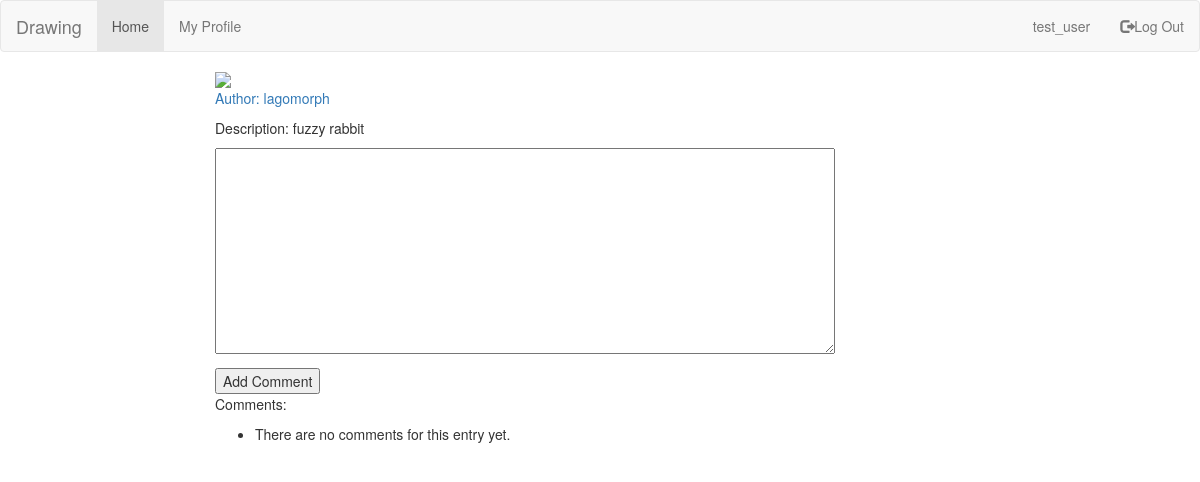
/entries/10/ (signed in), run on an earlier commit of the app's database.
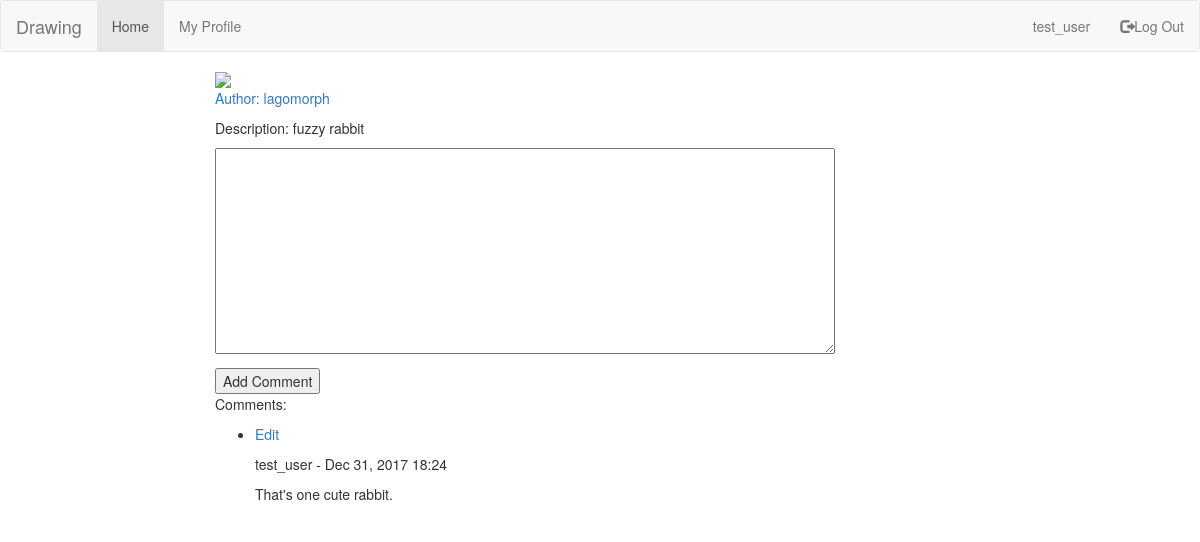
And on a later commit of the database.
### las_site/models.py (models this page shows, shortened)
class Entry(models.Model):
    image = models.URLField(max_length=200)
    date_added = models.DateTimeField(auto_now_add=True)
    blurb = models.CharField(max_length=200)
    owner = models.ForeignKey(User, on_delete=models.CASCADE)
    class Meta:
        verbose_name_plural = 'entries'
    def __str__(self):
        return self.image

class Comment(models.Model):
    entry = models.ForeignKey(Entry, on_delete=models.CASCADE)
    text = models.TextField()
    date_added = models.DateTimeField(auto_now_add=True)
    owner = models.ForeignKey(User, on_delete=models.CASCADE)
    class Meta:
        verbose_name_plural = 'comments'

### las_site/views.py (the view, shortened to what this page needs)
# urls.py: url(r'^entries/(?P<entry_id>\d+)/$', views.entry, name='entry'),
@login_required
def entry(request, entry_id):
    entry = Entry.objects.get(id=entry_id)
    comments = entry.comment_set.order_by('-date_added')
    if request.method != 'POST':
        form = CommentForm()
    context = {'entry':entry, 'comments':comments, 'form':form}
    return render(request, 'las_site/entry.html', context)

### las_site/forms.py
class CommentForm(forms.ModelForm):
    class Meta:
        model = Comment
        fields = ['text']
        labels = {'text': ''}
        widgets = {'text': forms.Textarea(attrs={'cols': 80})}

### las_site/templates/las_site/entry.html (shortened to what this page needs)
{% extends 'las_site/base.html' %}
{% block content %}
    <a href= {{ entry.image }}><img src= {{ entry }} class="img-responsive"></a>
    <a href="{% url 'users:profile' entry.owner.id %}"><p>Author: {{ entry.owner }}</p></a>
    <p>Description: {{ entry.blurb }}</p>
    <form action="{% url 'las_site:entry' entry.id %}" method='post'>
        {{ form.as_p }}
        <button name='submit'>Add Comment</button>
    </form>
    <p>Comments: </p>
    <ul>
        {% for comment in comments %}
            <li>
                {% if user.id == comment.owner.id %}
                    <p><a href="{% url 'las_site:edit_comment' comment.id %}">Edit</a></p>
                {% endif %}
                <p>{{ comment.owner }} - {{ comment.date_added|date:'M d, Y H:i' }}</p>
                <p>{{ comment.text|linebreaks }}</p>
            </li>
        {% empty %}
            <li>
                There are no comments for this entry yet.
            </li>
        {% endfor %}
    </ul>
{% endblock content %}

### las_site/templates/las_site/base.html (shortened to what this page needs)
{% load bootstrap3 %}
<!DOCTYPE html>
<html lang="en">
    <head>
        {% bootstrap_css %}
    </head>
    <body>
        <nav class="navbar navbar-default">
            <div class="container-fluid">
                <div class="navbar-header">
                    <a class="navbar-brand" href="{% url 'las_site:index' %}">Drawing</a>
                </div>
                <ul class="nav navbar-nav">
                    <li class="active"><a href="{% url 'las_site:index' %}">Home</a></li>
                    {% if user.is_authenticated %}
                        <li><a href="{% url 'users:profile' user.id %}">My Profile</a></li>
                    {% endif %}
                </ul>
                <ul class="nav navbar-nav navbar-right">
                    {% if user.is_authenticated %}
                        <li><a href="{% url 'users:profile' user.id %}">{{ user.username }}</a></li>
                        <li><a href="{% url 'users:logout' %}"><span class="glyphicon glyphicon-log-out"></span>Log Out</a></li>
                    {% else %}
                        <li><a href="{% url 'users:register' %}"><span class="glyphicon glyphicon-user"></span>Sign Up</a></li>
                        <li><a href="{% url 'users:login' %}"><span class="glyphicon glyphicon-log-in"></span>Log In</a></li>
                    {% endif %}
                </ul>
            </div>
        </nav>
        <div class="container-fluid">
            <div class="row content">
                <div class="col-sm-2 sidenav">
                </div>
                <div class="col-sm-10">
                    {% block content %}
                    {% endblock content %}
                </div>
            </div>
        </div>
    </body>
</html>

What changed in the data, as far as the page shows it:
added Comment: shows "Edit", owner "test_user", date_added "Dec 31, 2017 18:24", text "That's one cute rabbit."
Also different on the page:
text no longer shown: "There are no comments for this entry yet."
